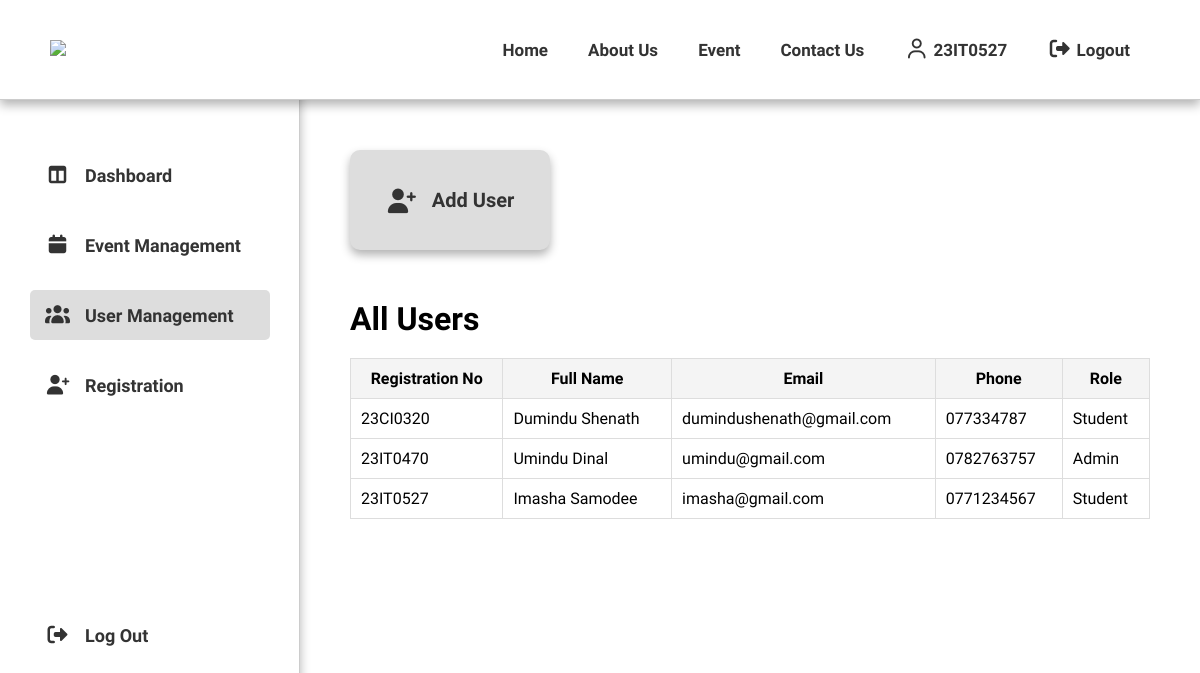
Page /Dashboard/user_management.php (signed in) on the committed database.
### tables this page shows
CREATE TABLE IF NOT EXISTS `event_users` (
  `registration_no` varchar(8) NOT NULL,
  `full_name` varchar(250) NOT NULL,
  `email` varchar(100) NOT NULL,
  `phone` varchar(10) NOT NULL,
  `password` varchar(100) NOT NULL,
  `role` enum('Admin','Student') NOT NULL DEFAULT 'Student',
  PRIMARY KEY (`registration_no`),
  UNIQUE KEY `UNIQUE EMAIL` (`email`)
);

### Dashboard/user_management.php (the view, shortened to what this page needs)
<?php
$authenticated = false;
if (isset($_SESSION["registration_no"])) {
   $authenticated = true;
}
$connection = getDatabaseConnection();
$sql = "SELECT * FROM event_users ORDER BY registration_no ASC";
$result = $connection->query($sql);
?>
<!DOCTYPE html>
<html lang="en">
<head>
   <link rel="stylesheet" href="../CSS/style.css">
   <link rel="stylesheet" href="https://cdnjs.cloudflare.com/ajax/libs/font-awesome/7.0.1/css/all.min.css">
</head>
<body>
   <div class="dashboard_container">
      <nav>
         <div class="imbs_logo">
            <a href="index.php"><img src="https://itum.mrt.ac.lk/sites/default/files/MicrosoftTeams-image.png"></a>
         </div>
         <div class="menu_bar">
            <ul>
               <li><a href="../index.php">Home</a></li>
               <li><a href="../about.php">About Us</a></li>
               <li><a href="../event.php">Event</a></li>
               <li><a href="../contact.php">Contact Us</a></li>
            </ul>
            <?php
            if ($authenticated) {
            ?>
            <ul>
               <li><a href="../API/profile.php"><i class="fa-regular fa-user"></i> <?= $_SESSION["registration_no"] ?></a></li>
               <li><a href="../API/logout.php"><i class="fa-solid fa-right-from-bracket"></i> Logout</a></li>
            </ul>
            <?php
            } else {
            ?>
            <ul style="margin-left: 0;">
               <li><a href="../API/login.php" class="login">LogIn</a></li>
            </ul>
            <?php
            }
            ?>
         </div>
      </nav>
      <div class="side_nav" id="sidebar">
         <ul>
            <li><a href="dashboard.php"><i class="fa-solid fa-table-columns"></i> Dashboard</a></li>
            <li><a href="event_management.php"><i class="fa-solid fa-calendar"></i> Event Management</a></li>
            <li><a href="user_management.php" class="active"><i class="fa-solid fa-users"></i> User Management</a></li>
            <li><a href="registration.php"><i class="fa-solid fa-user-plus"></i> Registration</a></li>
            <li style="margin-top: 200px;"><a href="../API/logout.php"><i class="fa-solid fa-right-from-bracket"></i> Log Out</a></li>
         </ul>
      </div>
      <div class="dashboard_content">
         <div class="top_section">
            <div id="addUserBtn" class="big_card dash-button">
               <i class="fa-solid fa-user-plus"></i> Add User
            </div>
         </div>
         <div class="user_list_container">
            <h1>All Users</h1>
            <?php if ($result->num_rows > 0): ?>
               <table class="user_table">
                  <thead>
                     <tr>
                        <th>Registration No</th>
                        <th>Full Name</th>
                        <th>Email</th>
                        <th>Phone</th>
                        <th>Role</th>
                     </tr>
                  </thead>
                  <tbody>
                  <?php while ($row = $result->fetch_assoc()): ?>
                     <tr>
                        <td><?= htmlspecialchars($row['registration_no']) ?></td>
                        <td><?= htmlspecialchars($row['full_name']) ?></td>
                        <td><?= htmlspecialchars($row['email']) ?></td>
                        <td><?= htmlspecialchars($row['phone']) ?></td>
                        <td><?= htmlspecialchars($row['role']) ?></td>
                     </tr>
                  <?php endwhile; ?>
                  </tbody>
               </table>
            <?php else: ?>
               <p style="text-align:center;">No users found.</p>
            <?php endif; ?>
         </div>
      </div>
   </div>
</body>
</html>

### CSS/style.css (style rules this page uses)
* { margin: 0; padding: 0; box-sizing: border-box; font-family: "Baloo 2"; }
nav { display: flex; align-items: center; justify-content: space-between; height: 100px; width: 100%; background: #fff; padding: 0 100px; position: fixed; z-index: 100; border-bottom: 1px solid #ccc; box-shadow: 0px 5px 10px rgba(0, 0, 0, 0.3); }
nav .imbs_logo img { width: 150px; }
nav .menu_bar { display: flex; }
nav ul { display: flex; flex-wrap: wrap; list-style: none; align-items: center; }
nav ul li { margin: 0 10px; }
nav ul li a { color: #333; text-decoration: none; font-size: 17px; font-weight: 600; padding: 5px 10px; transition: all 0.3s ease; text-transform: capitalize; border-radius: 10px; }
nav .menu_bar ul li a i { font-size: 20px; }
.side_nav { width: 300px; height: 100vh; border-right: 1px solid #ccc; padding: 0 30px; padding-top: 150px; position: fixed; left: 0; top: 0; box-shadow: 0 5px 10px rgba(0, 0, 0, 0.3); background: #fff; z-index: 10; transition: left 0.3s ease; }
.side_nav ul li { list-style: none; margin-bottom: 20px; font-size: 18px; }
.side_nav ul li a { display: flex; align-items: center; width: calc(300px - 60px); height: 50px; padding: 0 15px; border-radius: 5px; text-decoration: none; color: #333; font-weight: 600; transition: 0.3s; }
.side_nav ul li a.active, .side_nav ul li a:hover { background: #dddddd; }
.side_nav ul li a i { font-size: 20px; margin-right: 15px; }
.dashboard_content { padding-top: 100px; padding-left: 300px; }
.dashboard_content .top_section { padding: 50px 50px; }
.dashboard_content .top_section .big_card { background: #ddd; width: 200px; height: 100px; border-radius: 10px; display: flex; justify-content: center; align-items: center; font-size: 20px; box-shadow: 0 5px 10px rgba(0, 0, 0, 0.3); font-weight: 800; cursor: pointer; transition: .3s; color: #333; }
.dashboard_content .top_section .big_card i { margin-right: 15px; font-size: 25px; }
.event_list_container, .user_list_container { padding: 0 50px; margin: 0px auto; }
.user_table { width: 100%; border-collapse: collapse; margin-top: 20px; }
.user_table th, .user_table td { border: 1px solid #ddd; padding: 10px; text-align: left; }
.user_table th { background-color: #f4f4f4; text-align: center; }
@media (max-width: 1300px) { nav { padding: 0 50px; } }

### rows in the picture
event_users: registration_no "23CI0320", full_name "Dumindu Shenath", email "dumindushenath@gmail.com", phone "077334787", role "Student"
event_users: registration_no "23IT0470", full_name "Umindu Dinal", email "umindu@gmail.com", phone "0782763757", role "Admin"
event_users: registration_no "23IT0527", full_name "Imasha Samodee", email "imasha@gmail.com", phone "0771234567", role "Student"

### other values in the picture
$_SESSION["registration_no"] "23IT0527"
